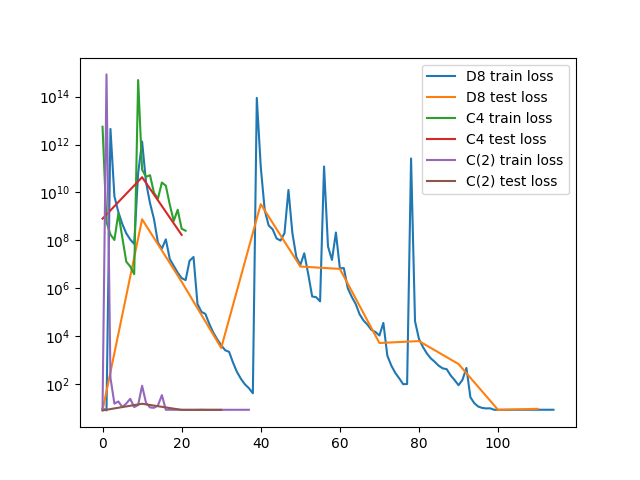

This figure's Python source:
import emlp
import jax.numpy as jnp
import matplotlib.pyplot as plt
import numpy as np
import objax
import torch
from emlp.datasets import Inertia
from emlp.groups import C, D
from emlp.reps import Scalar, T, Vector
from jax import vmap
from scipy.ndimage import rotate
# Import datasets, classifiers and performance metrics
from sklearn import datasets, metrics, svm
from sklearn.model_selection import train_test_split
from torch.utils.data import DataLoader
from torchvision import datasets, transforms
from tqdm.auto import tqdm



MNIST_TRAIN_SIZE = 60000
MNIST_TEST_SIZE = 10000
SKLEARN_DIGITS_TRAIN_SIZE = 1247
SKLEARN_DIGITS_TEST_SIZE = 550


def rel_err(a,b):
    return jnp.sqrt(((a-b)**2).mean())/(jnp.sqrt((a**2).mean())+jnp.sqrt((b**2).mean()))#


def train_emlp(G, train=Inertia(1000), test=Inertia(2000), num_layers=3, channels=384, batch_size=500, lr=3e-3, num_epochs=500):

    rep_in = 28 * Scalar
    rep_out = 10 * Scalar
    model = emlp.nn.EMLP(rep_in, rep_out, group=G, num_layers=num_layers, ch=channels)
  
    opt = objax.optimizer.Adam(model.vars())
        
    @objax.Jit
    @objax.Function.with_vars(model.vars())
    def loss(x, y):
        yhat = model(x)
        return ((yhat-y)**2).mean()

    grad_and_val = objax.GradValues(loss, model.vars())

    
    @objax.Jit
    @objax.Function.with_vars(model.vars()+opt.vars())
    def train_op(x, y, lr):
        g, v = grad_and_val(x, y)
        opt(lr=lr, grads=g)
        return v

  
    train_losses = []
    test_losses = []
    for epoch in tqdm(range(num_epochs)):
        train_losses.append(np.mean([train_op(jnp.array(x), jnp.array(y),lr) for (x,y) in train]))
        if not epoch % 10:
            test_losses.append(np.mean([loss(jnp.array(x), jnp.array(y)) for (x,y) in test]))
  
    #print(f"Average test equivariance error {np.mean([equivariance_err(G, train, mb) for mb in testloader]):.2e}")
    return train_losses, test_losses

def equivariance_err(G, train, mb):
    rin,rout = train.rep_in(G),train.rep_out(G)
    x,y = mb
    x,y= jnp.array(x),jnp.array(y)
    gs = G.samples(x.shape[0])
    rho_gin = vmap(rin.rho_dense)(gs)
    rho_gout = vmap(rout.rho_dense)(gs)
    y1 = model((rho_gin@x[...,None])[...,0],training=False)
    y2 = (rho_gout@model(x,training=False)[...,None])[...,0]
    return rel_err(y1,y2)

def compare_groups(grps, train=Inertia(1000), test=Inertia(2000), num_layers=3, channels=384, batch_size=5, lr=3e-3, num_epochs=500):
    for name, G in grps.items():
        train_losses, test_losses = train_emlp(G, train, test, num_layers, channels, batch_size, lr, num_epochs)
        plt.plot(np.arange(num_epochs), train_losses, label=name + ' train loss')
        plt.plot(np.arange(0, num_epochs, 10), test_losses, label=name+' test loss')
    plt.legend()
    plt.yscale('log')
    plt.savefig('mnist.png')

    
def get_sklearn_digits_dataset(loader):
    """Downloads Sklearn handwritten digits dataset.
    Uses the last SKLEARN_DIGITS_TEST_SIZE examples as the test
    This is (hard-coded) -- do not change.
    Parameters
    ----------
    loader : str (values: 'train' or 'test')."""
    from sklearn.datasets import load_digits
    from torch.utils.data import Dataset

    class TorchDataset(Dataset):
        """Abstracts a numpy array as a PyTorch dataset."""

        def __init__(self, data, targets, transform=None):
            self.data = torch.from_numpy(data).float()
            self.targets = torch.from_numpy(targets).long()
            self.transform = transform

        def __getitem__(self, index):
            x = self.data[index]
            y = self.targets[index]
            if self.transform:
                x = self.transform(x)
            return x, y

        def __len__(self):
            return len(self.data)

    transform = transforms.Compose([
        transforms.ToPILImage(),
        transforms.Resize(28),
        transforms.ToTensor(),
        transforms.Normalize((0.1307,), (0.3081,)),
    ])
    # Get sklearn digits dataset
    X_all, y_all = load_digits(return_X_y=True)
    X_all = X_all.reshape((len(X_all), 8, 8))
    y_train = y_all[:-SKLEARN_DIGITS_TEST_SIZE]
    y_test = y_all[-SKLEARN_DIGITS_TEST_SIZE:]
    X_train = X_all[:-SKLEARN_DIGITS_TEST_SIZE]
    X_test = X_all[-SKLEARN_DIGITS_TEST_SIZE:]
    if loader == 'train':
        return  TorchDataset(X_train, y_train, transform=transform)
    elif loader == 'test':
        return TorchDataset(X_test, y_test, transform=transform)
    else:  # prama: no cover
        raise ValueError("loader must be either str 'train' or str 'test'.")
    

if __name__ == '__main__':
    device = torch.device('cuda' if torch.cuda.is_available() else 'cpu')
    trainloader = get_sklearn_digits_dataset("train")
    testloader = get_sklearn_digits_dataset("test")


    d8 = D(8)
    c4 = C(4)
    c2 = C(2)
    groups = {'D8': d8, "C4": c4, "C(2)": c2}
    print(groups.items())
    compare_groups(groups, train=trainloader, test=testloader)
